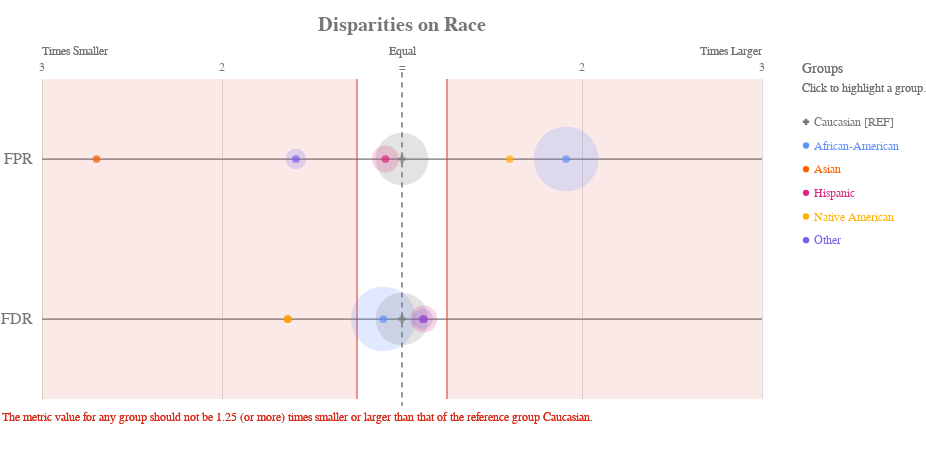

Here is the notebook cell this chart was saved with:
### Code cell
ap.disparity(bdf, metrics, 'race', fairness_threshold = disparity_tolerance)

### Figure 1 — Vega-Lite specification as saved in the notebook (floating-point values rounded to 4 significant figures)
{"config": {"view": {"continuousWidth": 400, "continuousHeight": 300, "strokeWidth": 0}, "axisLeft": {"labelColor": "rgb(117,117,117)", "labelFont": "Arial", "labelFontSize": 16}, "title": {"align": "center", "baseline": "middle", "color": "rgb(117,117,117)", "font": "Arial", "fontSize": 20, "fontWeight": "bold"}}, "layer": [{"data": {"name": "data-99e6e85d8dec8831ad6997b70771f4a9"}, "mark": {"type": "rule", "stroke": "rgb(117,117,117)", "strokeWidth": 1.25, "tooltip": ""}, "encoding": {"x": {"type": "quantitative", "field": "x", "scale": {"domain": [-2, 2], "range": [40.0, 760.0]}}, "x2": {"field": "x2"}, "y": {"type": "nominal", "axis": {"domain": false, "labelAngle": 0, "labelPadding": -30, "orient": "left", "ticks": false, "title": ""}, "field": "metric", "scale": {"domain": ["FPR", "FDR"], "range": [40.0, 360.0]}}}}, {"data": {"name": "data-79dd248bdaa0ea02c535240e8ad022c8"}, "mark": {"type": "rule", "stroke": "rgb(117,117,117)", "strokeDash": [5, 5], "strokeWidth": 1}, "encoding": {"tooltip": {"value": "Caucasian [REF]"}, "x": {"value": 400.0}, "y": {"value": 33.33}, "y2": {"value": 366.7}}}, {"data": {"name": "data-c233327f4cd9b4c2df31bf8015c83e4a"}, "mark": {"type": "text", "align": "center", "color": "rgb(117,117,117)", "font": "Arial", "fontSize": 12, "fontWeight": "normal", "tooltip": ""}, "encoding": {"text": {"type": "nominal", "field": "label"}, "x": {"type": "quantitative", "field": "value", "scale": {"domain": [-2, 2], "range": [40.0, 760.0]}}, "y": {"value": 28.0}}}, {"layer": [{"mark": {"type": "text", "align": "left", "fill": "rgb(117,117,117)", "font": "Arial", "fontSize": 12, "fontWeight": "normal", "tooltip": ""}, "encoding": {"text": {"value": "Times Smaller"}, "x": {"value": 40.0}, "y": {"value": 12.0}}}, {"mark": {"type": "text", "align": "right", "fill": "rgb(117,117,117)", "font": "Arial", "fontSize": 12, "fontWeight": "normal", "tooltip": ""}, "encoding": {"text": {"value": "Times Larger"}, "x": {"value": 760.0}, "y": {"value": 12.0}}}, {"mark": {"type": "text", "align": "center", "fill": "rgb(117,117,117)", "font": "Arial", "fontSize": 12, "fontWeight": "normal", "tooltip": ""}, "encoding": {"text": {"value": "Equal"}, "x": {"value": 400.0}, "y": {"value": 12.0}}}], "data": {"name": "data-79dd248bdaa0ea02c535240e8ad022c8"}}, {"layer": [{"mark": {"type": "rule", "opacity": 0.8, "stroke": "rgb(217, 46, 28)", "strokeWidth": 1.25, "tooltip": ""}, "encoding": {"x": {"type": "quantitative", "field": "min", "scale": {"domain": [-2, 2], "range": [40.0, 760.0]}}, "y": {"value": 40.0}, "y2": {"value": 360.0}}}, {"mark": {"type": "rule", "opacity": 0.8, "stroke": "rgb(217, 46, 28)", "strokeWidth": 1.25, "tooltip": ""}, "encoding": {"x": {"type": "quantitative", "field": "max", "scale": {"domain": [-2, 2], "range": [40.0, 760.0]}}, "y": {"value": 40.0}, "y2": {"value": 360.0}}}, {"layer": [{"mark": {"type": "rect", "fill": "rgb(217, 46, 28)", "opacity": 0.1, "tooltip": ""}, "encoding": {"x": {"type": "quantitative", "field": "min", "scale": {"domain": [-2, 2], "range": [40.0, 760.0]}}, "x2": {"field": "lower_end"}, "y": {"value": 40.0}, "y2": {"value": 360.0}}}, {"mark": {"type": "rect", "fill": "rgb(217, 46, 28)", "opacity": 0.1, "tooltip": ""}, "encoding": {"x": {"type": "quantitative", "field": "max", "scale": {"domain": [-2, 2], "range": [40.0, 760.0]}}, "x2": {"field": "upper_end"}, "y": {"value": 40.0}, "y2": {"value": 360.0}}}]}, {"data": {"name": "data-79dd248bdaa0ea02c535240e8ad022c8"}, "mark": {"type": "text", "align": "left", "baseline": "top", "fill": "rgb(217, 46, 28)", "font": "Arial", "fontSize": 12, "fontWeight": "normal", "tooltip": ""}, "encoding": {"text": {"value": "The metric value for any group should not be 1.25 (or more) times smaller or larger than that of the reference group Caucasian."}, "x": {"value": 0}, "y": {"value": 373.3}}}], "data": {"name": "data-feb20f5d4dfe62687617135ffee93d46"}}, {"layer": [{"mark": "circle"}, {"data": {"name": "data-5864a158107748c35ed793b866297d9a"}, "mark": {"type": "circle", "opacity": 0.2}, "encoding": {"color": {"condition": {"type": "nominal", "field": "attribute_value", "legend": null, "scale": {"domain": ["Caucasian", "African-American", "Asian", "Hispanic", "Native American", "Other"], "range": ["rgb(117,117,117)", "rgb(100, 143, 255)", "rgb(254, 97, 0)", "rgb(220, 38, 127)", "rgb(255, 176, 0)", "rgb(120, 94, 240)"]}, "selection": "selector001"}, "value": "rgb(224,224,224)"}, "size": {"type": "quantitative", "field": "group_size", "legend": null, "scale": {"domain": [0, 4435.0], "range": [0, 5027.0]}}, "tooltip": [{"type": "nominal", "field": "attribute_value", "title": "Group"}, {"type": "nominal", "field": "tooltip_group_size", "title": "Group Size"}, {"type": "nominal", "field": "tooltip_disparity_explanation_fpr", "title": "Disparity"}, {"type": "quantitative", "field": "fpr", "format": ".2f", "title": "FPR"}], "x": {"type": "quantitative", "axis": {"domain": false, "labels": false, "ticks": false, "title": null, "values": [1, 2, -2, -1]}, "field": "fpr_disparity_scaled", "scale": {"domain": [-2, 2], "range": [40.0, 760.0]}}, "y": {"type": "nominal", "axis": {"domain": false, "grid": false, "labels": false, "ticks": false, "title": " "}, "field": "metric_variable", "scale": {"domain": ["FPR", "FDR"], "range": [40.0, 360.0]}}}, "selection": {"selector003": {"type": "multi", "empty": "all", "fields": ["attribute_value"]}}, "transform": [{"calculate": "'FPR'", "as": "metric_variable"}]}, {"data": {"name": "data-5864a158107748c35ed793b866297d9a"}, "mark": {"type": "circle", "opacity": 0.2}, "encoding": {"color": {"condition": {"type": "nominal", "field": "attribute_value", "legend": null, "scale": {"domain": ["Caucasian", "African-American", "Asian", "Hispanic", "Native American", "Other"], "range": ["rgb(117,117,117)", "rgb(100, 143, 255)", "rgb(254, 97, 0)", "rgb(220, 38, 127)", "rgb(255, 176, 0)", "rgb(120, 94, 240)"]}, "selection": "selector001"}, "value": "rgb(224,224,224)"}, "size": {"type": "quantitative", "field": "group_size", "legend": null, "scale": {"domain": [0, 4435.0], "range": [0, 5027.0]}}, "tooltip": [{"type": "nominal", "field": "attribute_value", "title": "Group"}, {"type": "nominal", "field": "tooltip_group_size", "title": "Group Size"}, {"type": "nominal", "field": "tooltip_disparity_explanation_fdr", "title": "Disparity"}, {"type": "quantitative", "field": "fdr", "format": ".2f", "title": "FDR"}], "x": {"type": "quantitative", "axis": {"domain": false, "labels": false, "ticks": false, "title": null, "values": [1, 2, -2, -1]}, "field": "fdr_disparity_scaled", "scale": {"domain": [-2, 2], "range": [40.0, 760.0]}}, "y": {"type": "nominal", "axis": {"domain": false, "grid": false, "labels": false, "ticks": false, "title": " "}, "field": "metric_variable", "scale": {"domain": ["FPR", "FDR"], "range": [40.0, 360.0]}}}, "selection": {"selector005": {"type": "multi", "empty": "all", "fields": ["attribute_value"]}}, "transform": [{"calculate": "'FDR'", "as": "metric_variable"}]}, {"layer": [{"mark": "point"}, {"data": {"name": "data-5864a158107748c35ed793b866297d9a"}, "mark": {"type": "point", "filled": true, "size": 60}, "encoding": {"color": {"condition": {"type": "nominal", "field": "attribute_value", "legend": null, "scale": {"domain": ["Caucasian", "African-American", "Asian", "Hispanic", "Native American", "Other"], "range": ["rgb(117,117,117)", "rgb(100, 143, 255)", "rgb(254, 97, 0)", "rgb(220, 38, 127)", "rgb(255, 176, 0)", "rgb(120, 94, 240)"]}, "selection": "selector001"}, "value": "rgb(224,224,224)"}, "shape": {"type": "nominal", "field": "attribute_value", "legend": null, "scale": {"domain": ["Caucasian", "African-American", "Asian", "Hispanic", "Native American", "Other"], "range": ["cross", "circle", "circle", "circle", "circle", "circle"]}}, "tooltip": [{"type": "nominal", "field": "attribute_value", "title": "Group"}, {"type": "nominal", "field": "tooltip_group_size", "title": "Group Size"}, {"type": "nominal", "field": "tooltip_disparity_explanation_fpr", "title": "Disparity"}, {"type": "quantitative", "field": "fpr", "format": ".2f", "title": "FPR"}], "x": {"type": "quantitative", "axis": {"domain": false, "labels": false, "ticks": false, "title": null, "values": [1, 2, -2, -1]}, "field": "fpr_disparity_scaled", "scale": {"domain": [-2, 2], "range": [40.0, 760.0]}}, "y": {"type": "nominal", "axis": {"domain": false, "grid": false, "labels": false, "ticks": false, "title": " "}, "field": "metric_variable", "scale": {"domain": ["FPR", "FDR"], "range": [40.0, 360.0]}}}, "selection": {"selector002": {"type": "multi", "empty": "all", "fields": ["attribute_value"]}}, "transform": [{"calculate": "'FPR'", "as": "metric_variable"}]}, {"data": {"name": "data-5864a158107748c35ed793b866297d9a"}, "mark": {"type": "point", "filled": true, "size": 60}, "encoding": {"color": {"condition": {"type": "nominal", "field": "attribute_value", "legend": null, "scale": {"domain": ["Caucasian", "African-American", "Asian", "Hispanic", "Native American", "Other"], "range": ["rgb(117,117,117)", "rgb(100, 143, 255)", "rgb(254, 97, 0)", "rgb(220, 38, 127)", "rgb(255, 176, 0)", "rgb(120, 94, 240)"]}, "selection": "selector001"}, "value": "rgb(224,224,224)"}, "shape": {"type": "nominal", "field": "attribute_value", "legend": null, "scale": {"domain": ["Caucasian", "African-American", "Asian", "Hispanic", "Native American", "Other"], "range": ["cross", "circle", "circle", "circle", "circle", "circle"]}}, "tooltip": [{"type": "nominal", "field": "attribute_value", "title": "Group"}, {"type": "nominal", "field": "tooltip_group_size", "title": "Group Size"}, {"type": "nominal", "field": "tooltip_disparity_explanation_fdr", "title": "Disparity"}, {"type": "quantitative", "field": "fdr", "format": ".2f", "title": "FDR"}], "x": {"type": "quantitative", "axis": {"domain": false, "labels": false, "ticks": false, "title": null, "values": [1, 2, -2, -1]}, "field": "fdr_disparity_scaled", "scale": {"domain": [-2, 2], "range": [40.0, 760.0]}}, "y": {"type": "nominal", "axis": {"domain": false, "grid": false, "labels": false, "ticks": false, "title": " "}, "field": "metric_variable", "scale": {"domain": ["FPR", "FDR"], "range": [40.0, 360.0]}}}, "selection": {"selector004": {"type": "multi", "empty": "all", "fields": ["attribute_value"]}}, "transform": [{"calculate": "'FDR'", "as": "metric_variable"}]}]}]}, {"layer": [{"mark": {"type": "point", "filled": true, "opacity": 1, "size": 39.48}, "encoding": {"color": {"condition": {"type": "nominal", "field": "attribute_value", "legend": null, "scale": {"domain": ["Caucasian", "African-American", "Asian", "Hispanic", "Native American", "Other"], "range": ["rgb(117,117,117)", "rgb(100, 143, 255)", "rgb(254, 97, 0)", "rgb(220, 38, 127)", "rgb(255, 176, 0)", "rgb(120, 94, 240)"]}, "selection": "selector001"}, "value": "rgb(224,224,224)"}, "shape": {"type": "nominal", "field": "attribute_value", "legend": null, "scale": {"domain": ["Caucasian", "African-American", "Asian", "Hispanic", "Native American", "Other"], "range": ["cross", "circle", "circle", "circle", "circle", "circle"]}}, "x": {"value": 804}, "y": {"type": "nominal", "axis": {"domain": false, "grid": false, "labels": false, "ticks": false, "title": " "}, "field": "attribute_value", "scale": {"domain": ["Caucasian", "African-American", "Asian", "Hispanic", "Native American", "Other"], "range": [71, 213]}}}, "selection": {"selector001": {"type": "multi", "empty": "all", "fields": ["attribute_value"]}}}, {"mark": {"type": "text", "align": "left", "baseline": "middle", "font": "Arial", "fontSize": 12, "fontWeight": "normal"}, "encoding": {"color": {"condition": {"type": "nominal", "field": "attribute_value", "legend": null, "scale": {"domain": ["Caucasian", "African-American", "Asian", "Hispanic", "Native American", "Other"], "range": ["rgb(117,117,117)", "rgb(100, 143, 255)", "rgb(254, 97, 0)", "rgb(220, 38, 127)", "rgb(255, 176, 0)", "rgb(120, 94, 240)"]}, "selection": "selector001"}, "value": "rgb(224,224,224)"}, "text": {"type": "nominal", "field": "label"}, "x": {"value": 812}, "y": {"type": "nominal", "axis": {"domain": false, "grid": false, "labels": false, "ticks": false, "title": " "}, "field": "attribute_value", "scale": {"domain": ["Caucasian", "African-American", "Asian", "Hispanic", "Native American", "Other"], "range": [71, 213]}}}, "selection": {"selector006": {"type": "multi", "empty": "all", "fields": ["attribute_value"]}}}, {"data": {"name": "data-79dd248bdaa0ea02c535240e8ad022c8"}, "mark": {"type": "text", "align": "left", "baseline": "middle", "color": "rgb(117,117,117)", "font": "Arial", "fontSize": 12, "fontWeight": "normal"}, "encoding": {"text": {"value": "Click to highlight a group."}, "x": {"value": 800}, "y": {"value": 49}}}, {"data": {"name": "data-79dd248bdaa0ea02c535240e8ad022c8"}, "mark": {"type": "text", "align": "left", "baseline": "middle", "color": "rgb(117,117,117)", "font": "Arial", "fontSize": 14, "fontWeight": "normal"}, "encoding": {"text": {"value": "Groups"}, "x": {"value": 800}, "y": {"value": 30}}}], "data": {"name": "data-88ed55fc5802429837a290e492c87da9"}}], "height": 400, "padding": {"top": 15, "bottom": 10}, "resolve": {"scale": {"size": "independent", "y": "independent"}}, "title": "Disparities on Race", "width": 800, "$schema": "https://vega.github.io/schema/vega-lite/v4.8.1.json", "datasets": {"data-99e6e85d8dec8831ad6997b70771f4a9": [{"metric": "FPR", "x": -2, "x2": 2}, {"metric": "FDR", "x": -2, "x2": 2}], "data-79dd248bdaa0ea02c535240e8ad022c8": [{"a": 1, "b": 0}, {"a": 1, "b": 0}], "data-c233327f4cd9b4c2df31bf8015c83e4a": [{"value": 1, "label": 2}, {"value": 2, "label": 3}, {"value": -2, "label": 3}, {"value": -1, "label": 2}, {"value": 0, "label": "="}], "data-feb20f5d4dfe62687617135ffee93d46": [{"min": -0.25, "max": 0.25, "lower_end": -2, "upper_end": 2}], "data-5864a158107748c35ed793b866297d9a": [{"attribute_name": "race", "attribute_value": "African-American", "group_size": 3696, "total_entities": 7214, "fpr": 0.4485, "fdr": 0.3703, "fpr_disparity": 1.912, "fdr_disparity": 0.9061, "fpr_disparity_scaled": 0.9121, "fdr_disparity_scaled": -0.1036, "tooltip_group_size": "3,696 (51.23%)", "tooltip_disparity_explanation_fpr": "1.91 times larger FPR than the reference group", "tooltip_disparity_explanation_fdr": "1.10 times smaller FDR than the reference group"}, {"attribute_name": "race", "attribute_value": "Asian", "group_size": 32, "total_entities": 7214, "fpr": 0.08696, "fdr": 0.25, "fpr_disparity": 0.3707, "fdr_disparity": 0.6117, "fpr_disparity_scaled": -1.697, "fdr_disparity_scaled": -0.6347, "tooltip_group_size": "32 (0.44%)", "tooltip_disparity_explanation_fpr": "2.70 times smaller FPR than the reference group", "tooltip_disparity_explanation_fdr": "1.63 times smaller FDR than the reference group"}, {"attribute_name": "race", "attribute_value": "Caucasian", "group_size": 2454, "total_entities": 7214, "fpr": 0.2345, "fdr": 0.4087, "fpr_disparity": 1.0, "fdr_disparity": 1.0, "fpr_disparity_scaled": 0.0, "fdr_disparity_scaled": 0.0, "tooltip_group_size": "2,454 (34.02%)", "tooltip_disparity_explanation_fpr": "Reference group", "tooltip_disparity_explanation_fdr": "Reference group"}, {"attribute_name": "race", "attribute_value": "Hispanic", "group_size": 637, "total_entities": 7214, "fpr": 0.2148, "fdr": 0.4579, "fpr_disparity": 0.9159, "fdr_disparity": 1.12, "fpr_disparity_scaled": -0.09184, "fdr_disparity_scaled": 0.1205, "tooltip_group_size": "637 (8.83%)", "tooltip_disparity_explanation_fpr": "1.09 times smaller FPR than the reference group", "tooltip_disparity_explanation_fdr": "1.12 times larger FDR than the reference group"}, {"attribute_name": "race", "attribute_value": "Native American", "group_size": 18, "total_entities": 7214, "fpr": 0.375, "fdr": 0.25, "fpr_disparity": 1.599, "fdr_disparity": 0.6117, "fpr_disparity_scaled": 0.5989, "fdr_disparity_scaled": -0.6347, "tooltip_group_size": "18 (0.25%)", "tooltip_disparity_explanation_fpr": "1.60 times larger FPR than the reference group", "tooltip_disparity_explanation_fdr": "1.63 times smaller FDR than the reference group"}, {"attribute_name": "race", "attribute_value": "Other", "group_size": 377, "total_entities": 7214, "fpr": 0.1475, "fdr": 0.4557, "fpr_disparity": 0.6291, "fdr_disparity": 1.115, "fpr_disparity_scaled": -0.5897, "fdr_disparity_scaled": 0.1151, "tooltip_group_size": "377 (5.23%)", "tooltip_disparity_explanation_fpr": "1.59 times smaller FPR than the reference group", "tooltip_disparity_explanation_fdr": "1.12 times larger FDR than the reference group"}], "data-88ed55fc5802429837a290e492c87da9": [{"attribute_value": "Caucasian", "label": "Caucasian [REF]"}, {"attribute_value": "African-American", "label": "African-American"}, {"attribute_value": "Asian", "label": "Asian"}, {"attribute_value": "Hispanic", "label": "Hispanic"}, {"attribute_value": "Native American", "label": "Native American"}, {"attribute_value": "Other", "label": "Other"}]}}
